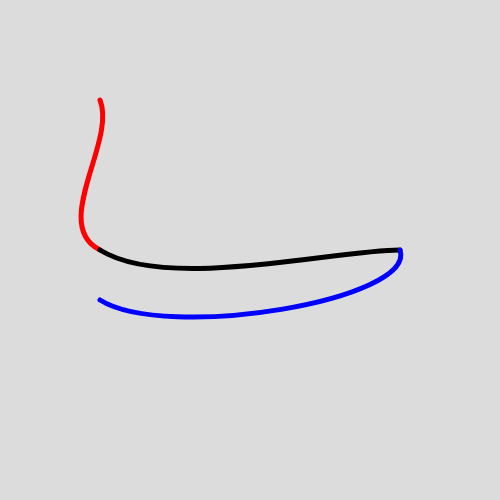
Frame 1 (no input)
Frame 60 (no input): identical to frame 1, image omitted
Frame 120 (the mouse pressed at the canvas centre since frame 60): identical to frame 1, image omitted

The p5.js sketch that drew this single still picture (run headless with seeded random() and noise() and a simulated clock; from frame 60 on, the mouse is pressed at the canvas centre):

// p5.js sketch
// ── sketch.js
function setup() {
  createCanvas(500, 500);
  noFill();
}

function draw() {
  background(220);
  strokeWeight(5);
  stroke("red");
  curve(0, 0, 100, 100, 100, 250, 400, 250);

  stroke("black");
  curve(0, 0, 100, 250, 400, 250, 500, 250);

  stroke("blue");
  curve(0, 0, 400, 250, 100, 300, 0, 0);

  //text(mouseX + "," + mouseY, mouseX - 50, mouseY - 50);
}
